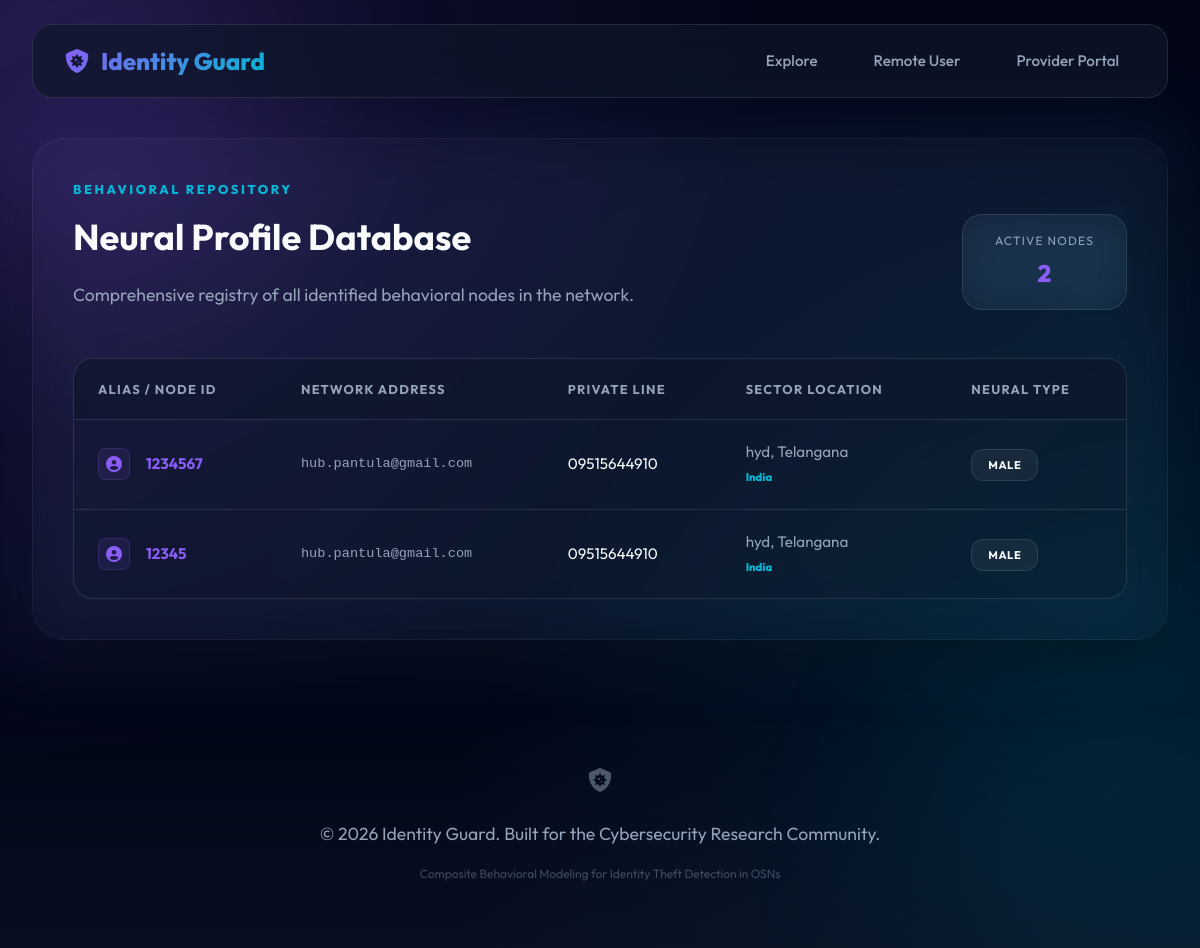
The page /View_Remote_Users/ on the database its author committed.
### Remote_User/models.py (models this page shows, shortened)
class ClientRegister_Model(models.Model):
    username = models.CharField(max_length=30)
    email = models.EmailField(max_length=100)
    password = models.CharField(max_length=128)
    phoneno = models.CharField(max_length=15)
    country = models.CharField(max_length=50)
    state = models.CharField(max_length=50)
    city = models.CharField(max_length=50)
    gender = models.CharField(max_length=10)
    address = models.TextField()

### Service_Provider/views.py (the view)
# urls.py: re_path(r'View_Remote_Users/$',serviceprovider.View_Remote_Users,name="View_Remote_Users"),
def View_Remote_Users(request):
    obj=ClientRegister_Model.objects.all()
    return render(request,'SProvider/View_Remote_Users.html',{'objects':obj})

### Template/htmls/SProvider/View_Remote_Users.html (shortened to what this page needs)
{% extends 'base_minimal.html' %}
{% load static %}
{% block content %}
<div class="glass-card aura-glow">
    <div style="display: flex; justify-content: space-between; align-items: flex-end; margin-bottom: 3rem; flex-wrap: wrap; gap: 2rem;">
        <div>
            <div style="color: var(--secondary); font-weight: 800; font-size: 0.8rem; text-transform: uppercase; letter-spacing: 0.2em; margin-bottom: 0.5rem;">Behavioral Repository</div>
            <h2>Neural Profile Database</h2>
            <p>Comprehensive registry of all identified behavioral nodes in the network.</p>
        </div>
        <div class="glass" style="padding: 1rem 2rem; border-radius: 20px; text-align: center;">
            <div style="font-size: 0.75rem; color: var(--text-muted); text-transform: uppercase; letter-spacing: 0.1em; margin-bottom: 0.25rem;">Active Nodes</div>
            <div style="font-size: 1.5rem; font-weight: 800; color: var(--primary);">{{ objects|length }}</div>
        </div>
    </div>
    <div class="table-container shadow-2xl">
        <table>
            <thead>
                <tr>
                    <th>Alias / Node ID</th>
                    <th>Network Address</th>
                    <th>Private Line</th>
                    <th>Sector Location</th>
                    <th>Neural Type</th>
                </tr>
            </thead>
            <tbody>
                {% for object in objects %}
                <tr>
                    <td>
                        <div style="display: flex; align-items: center; gap: 1rem;">
                            <div style="width: 32px; height: 32px; background: rgba(139, 92, 246, 0.1); border-radius: 8px; display: flex; align-items: center; justify-content: center; border: 1px solid rgba(139, 92, 246, 0.2);">
                                <i class="fas fa-user-circle" style="color: var(--primary); font-size: 1rem;"></i>
                            </div>
                            <span style="font-weight: 700; color: var(--primary);">{{object.username}}</span>
                        </div>
                    </td>
                    <td style="font-family: monospace; color: var(--text-muted); font-size: 0.85rem;">{{object.email}}</td>
                    <td>{{object.phoneno}}</td>
                    <td><span style="color: var(--text-muted);">{{object.city}}, {{object.state}}</span> <br> <span style="font-size: 0.7rem; font-weight: 800; color: var(--secondary);">{{object.country}}</span></td>
                    <td>
                        <span class="badge" style="background: rgba(255, 255, 255, 0.05); color: var(--text-main); border: 1px solid var(--glass-border); font-size: 0.7rem;">
                            {{object.gender}}
                        </span>
                    </td>
                </tr>
                {% endfor %}
            </tbody>
        </table>
    </div>
</div>
{% endblock %}

### Template/htmls/base_minimal.html (shortened to what this page needs)
{% load static %}
<!DOCTYPE html>
<html lang="en">
<head>
    <link rel="stylesheet" href="{% static 'style_minimal.css' %}">
</head>
<body>
    <div class="aura-blob aura-1"></div>
    <div class="aura-blob aura-2"></div>
    <nav>
        <a href="{% url 'index' %}" class="nav-brand">
            <i class="fas fa-shield-virus"></i>
            <span>Identity Guard</span>
        </a>
        <div class="nav-links">
            <a href="{% url 'index' %}" class="{% if request.resolver_match.url_name == 'index' %}active{% endif %}">Explore</a>
            {% if request.session.userid %}
                <a href="{% url 'Predict_Theft_Status' %}" class="{% if request.resolver_match.url_name == 'Predict_Theft_Status' %}active{% endif %}">Analyze</a>
                <a href="{% url 'ViewYourProfile' %}" class="{% if request.resolver_match.url_name == 'ViewYourProfile' %}active{% endif %}">Identity</a>
                <a href="{% url 'index' %}" style="color: var(--accent);">Sign Out</a>
            {% else %}
                <a href="{% url 'login' %}" class="{% if request.resolver_match.url_name == 'login' %}active{% endif %}">Remote User</a>
                <a href="{% url 'serviceproviderlogin' %}" class="{% if request.resolver_match.url_name == 'serviceproviderlogin' %}active{% endif %}">Provider Portal</a>
            {% endif %}
        </div>
    </nav>
    <main class="container">
        {% block content %}
        {% endblock %}
    </main>
    <footer>
        <div style="margin-bottom: 1.5rem; opacity: 0.5;">
            <i class="fas fa-shield-virus" style="font-size: 1.5rem;"></i>
        </div>
        <p>&copy; 2026 Identity Guard. Built for the Cybersecurity Research Community.</p>
        <div style="margin-top: 1rem; font-size: 0.75rem; opacity: 0.4;">
            Composite Behavioral Modeling for Identity Theft Detection in OSNs
        </div>
    </footer>
</body>
</html>

### Template/images/style_minimal.css (style rules this page uses)
:root { --bg-deep: #020617; --bg-surface: #0f172a; --primary: #8b5cf6; --primary-glow: rgba(139, 92, 246, 0.5); --secondary: #06b6d4; --accent: #f43f5e; --text-main: #f8fafc; --text-muted: #94a3b8; --glass-bg: rgba(255, 255, 255, 0.03); --glass-border: rgba(255, 255, 255, 0.1); --glass-blur: blur(16px); --grad-aura: linear-gradient(135deg, #8b5cf6 0%, #06b6d4 100%); }
* { margin: 0; padding: 0; box-sizing: border-box; font-family: 'Outfit', sans-serif; }
body { background-color: var(--bg-deep); color: var(--text-main); line-height: 1.6; min-height: 100vh; overflow-x: hidden; background-image: radial-gradient(circle at 0% 0%, rgba(139, 92, 246, 0.15) 0%, transparent 50%), radial-gradient(circle at 100% 100%, rgba(6, 182, 212, 0.15) 0%, transparent 50%); }
.glass { background: var(--glass-bg); backdrop-filter: var(--glass-blur); -webkit-backdrop-filter: var(--glass-blur); border: 1px solid var(--glass-border); border-radius: 24px; }
.glass-card { background: rgba(255, 255, 255, 0.02); backdrop-filter: var(--glass-blur); border: 1px solid rgba(255, 255, 255, 0.05); border-radius: 32px; padding: 2.5rem; box-shadow: 0 25px 50px -12px rgba(0, 0, 0, 0.5); transition: transform 0.3s ease, border-color 0.3s ease; }
nav { position: sticky; top: 1.5rem; margin: 0 2rem; z-index: 1000; display: flex; justify-content: space-between; align-items: center; padding: 1rem 2rem; background: rgba(15, 23, 42, 0.7); backdrop-filter: var(--glass-blur); border: 1px solid var(--glass-border); border-radius: 20px; }
.nav-brand { font-size: 1.5rem; font-weight: 800; background: var(--grad-aura); -webkit-background-clip: text; -webkit-text-fill-color: transparent; text-decoration: none; display: flex; align-items: center; gap: 0.75rem; }
.nav-links { display: flex; gap: 1.5rem; }
.nav-links a { text-decoration: none; color: var(--text-muted); font-weight: 500; font-size: 0.95rem; transition: all 0.2s; padding: 0.5rem 1rem; border-radius: 12px; }
.container { max-width: 1200px; margin: 4rem auto; padding: 0 2rem; }
.badge { padding: 0.5rem 1rem; border-radius: 12px; font-size: 0.8rem; font-weight: 700; text-transform: uppercase; letter-spacing: 0.05em; }
h2 { font-size: 2.25rem; font-weight: 700; margin-bottom: 1rem; }
p { color: var(--text-muted); font-size: 1.1rem; }
.aura-glow { position: relative; }
.aura-glow::after { content: ''; position: absolute; inset: -20px; background: var(--grad-aura); filter: blur(40px); opacity: 0.1; z-index: -1; }
.table-container { overflow-x: auto; border-radius: 20px; border: 1px solid var(--glass-border); background: rgba(15, 23, 42, 0.3); }
table { width: 100%; border-collapse: collapse; }
th { text-align: left; padding: 1.25rem 1.5rem; background: rgba(15, 23, 42, 0.5); color: var(--text-muted); font-size: 0.8rem; text-transform: uppercase; letter-spacing: 0.1em; }
td { padding: 1.25rem 1.5rem; border-top: 1px solid var(--glass-border); font-size: 0.95rem; }
footer { padding: 4rem 2rem; text-align: center; color: var(--text-muted); font-size: 0.9rem; background: linear-gradient(to bottom, transparent, rgba(15, 23, 42, 0.5)); }

### rows shown on the page
ClientRegister_Model: username "1234567", email "hub.pantula@gmail.com", phoneno "09515644910", city "hyd", state "Telangana", country "India", gender "MALE"
ClientRegister_Model: username "12345", email "hub.pantula@gmail.com", phoneno "09515644910", city "hyd", state "Telangana", country "India", gender "MALE"

### other values the page prints
{{ objects|length }} "2"
